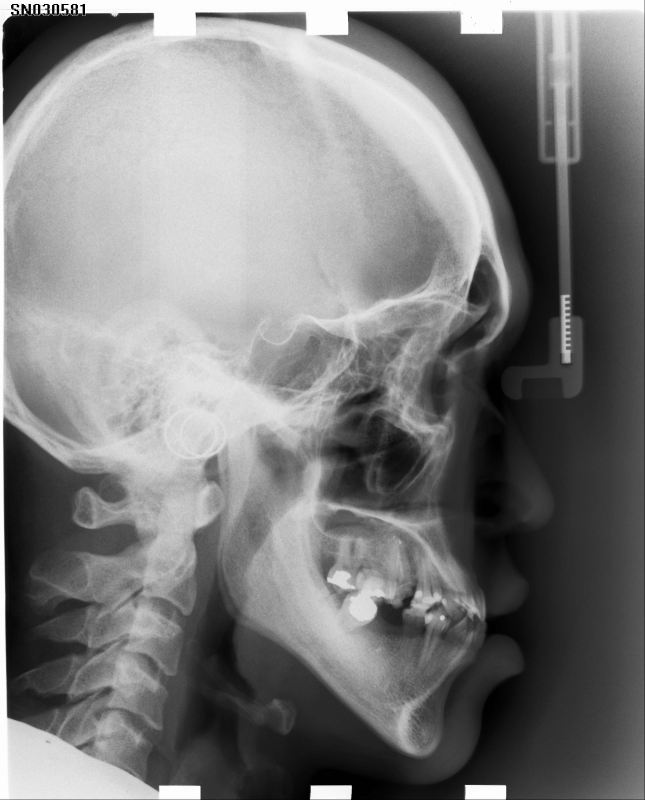
#> input picture AI/img/cepha_sample.jpg, 1935 x 2400 px (shown at 1/3 size)
$ jupyter execute histogram_normalize_equalization.ipynb
#> lines starting #> are read from the running program, lines starting #| are printed output that depends on the picture
# Study about Histogram, Normalize and Equalization

참고: https://bkshin.tistory.com/entry/OpenCV-10-%ED%9E%88%EC%8A%A4%ED%86%A0%EA%B7%B8%EB%9E%A8

[cell 1]
import cv2
import matplotlib.pyplot as plt

[cell 2]
# Reference: https://www.kaggle.com/jiahongqian/cephalometric-landmarks?select=test1_senior.csv
sample_image = 'img/cepha_sample.jpg'

[cell 3]
img = cv2.imread(sample_image, 0)
#> img is the input picture: shape (2400, 1935); min 0, max 255, mean 124.1
print(img.shape)
#| (2400, 1935)

plt.figure(figsize=(10, 10))

plt.subplot(121)
plt.imshow(img)

plt.subplot(122)
plt.imshow(img, cmap='gray')
plt.show()
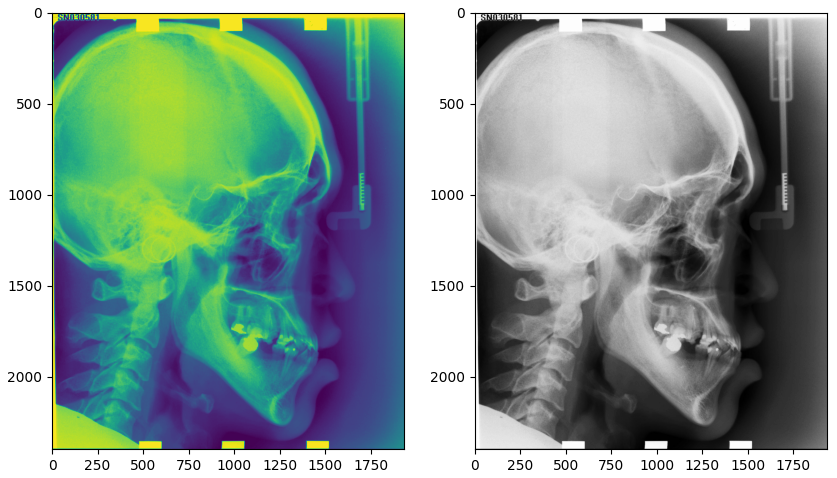
#> figure drawn by matplotlib, 2 panels

## Histogram

[cell 4]
channel = [0]
mask = None
histSize = [256]
ranges = [0, 256]

hist = cv2.calcHist([img], channel, mask, histSize, ranges)
#> hist = 256 values, max 96766 at index 253, min 601 at index 241, mean 18140.6
plt.plot(hist)
plt.show()
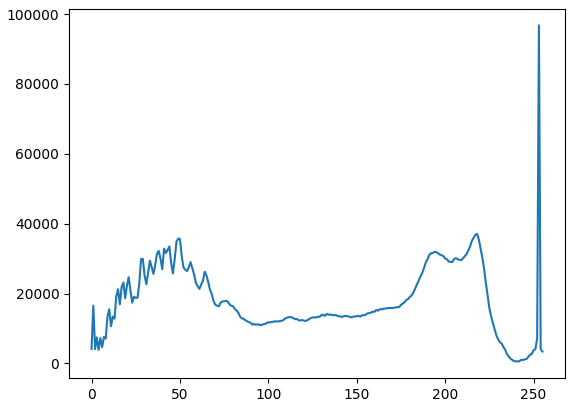
#> figure drawn by matplotlib, 1 panel; curve peaks at x = 253, y = 96766

## Normalize

[cell 5]
channel = [0]
mask = None
histSize = [256]
ranges = [0, 256]

img_norm = cv2.normalize(img, None, 0, 255, cv2.NORM_MINMAX)

hist_norm = cv2.calcHist([img_norm], channel, mask, histSize, ranges)
#> hist_norm has the same summary as hist

plt.figure(figsize=(15, 15))
# image
plt.subplot(221)
plt.imshow(img, cmap='gray')

plt.subplot(222)
plt.imshow(img_norm, cmap='gray')
plt.show()
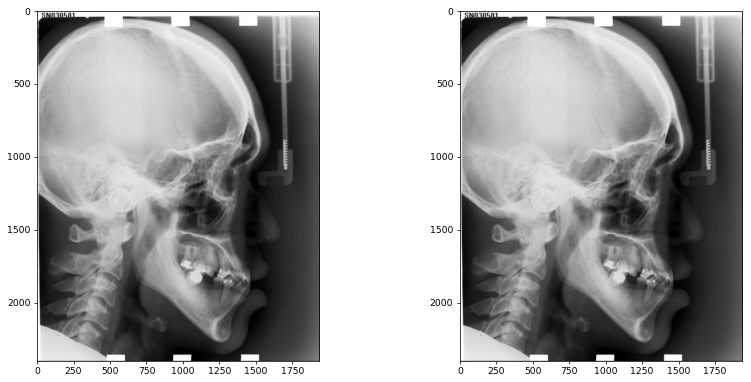
#> figure drawn by matplotlib, 2 panels

plt.figure(figsize=(13, 13))
# histogram
plt.subplot(223)
plt.plot(hist)

plt.subplot(224)
plt.plot(hist_norm)
plt.show()
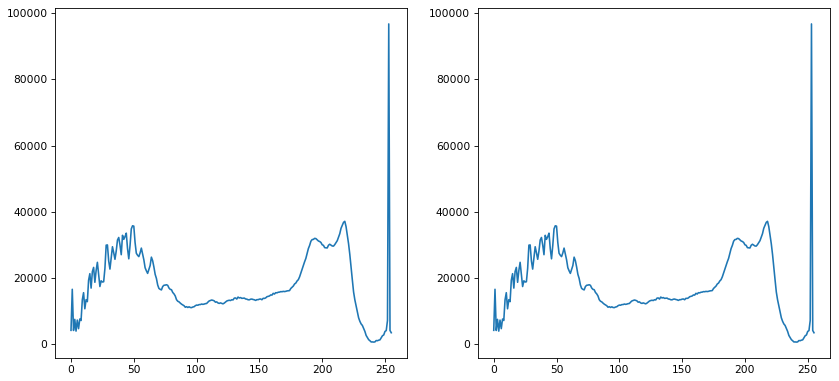
#> figure drawn by matplotlib, 2 panels; panel 1: curve peaks at x = 253, y = 96766; panel 2: curve peaks at x = 253, y = 96766

## Equalization

- 정규화는 분포가 한곳에 집중되어 있는 경우에는 효과적이지만 그 집중된 영역에서 멀리 떨어진 값이 있을 경우에는 효과가 없다.

- 평탄화는 각각의 값이 전체 분포에 차지하는 비중에 따라 분포를 재분배하므로 명암 대비를 개선하는 데 효과적이다.

[cell 6]
img_equa = cv2.equalizeHist(img)

hist_equa = cv2.calcHist([img_equa], channel, mask, histSize, ranges)
#> hist_equa = 256 values, max 104307 at index 255, min 0 at index 13, mean 18140.6

plt.figure(figsize=(15, 15))
# image
plt.subplot(221)
plt.imshow(img, cmap='gray')

plt.subplot(222)
plt.imshow(img_equa, cmap='gray')
plt.show()

plt.figure(figsize=(13, 13))
# histogram
plt.subplot(223)
plt.plot(hist)

plt.subplot(224)
plt.plot(hist_equa)
plt.show()
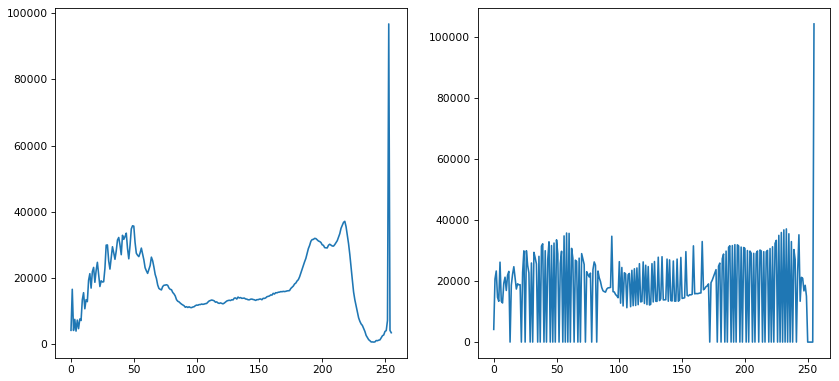
#> figure drawn by matplotlib, 2 panels; panel 1: curve peaks at x = 253, y = 96766; panel 2: curve peaks at x = 255, y = 104307

## CLAHE(Contrast Limited Adaptive Histogram Equalization)

[cell 7]
clahe = cv2.createCLAHE(clipLimit=3.0, tileGridSize=(8, 8))
img_clahe = clahe.apply(img)
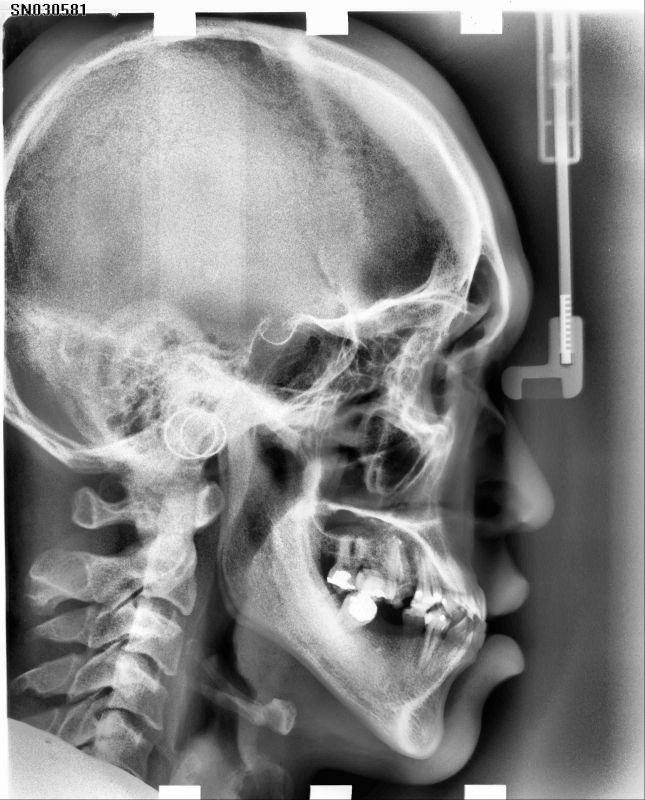
#> img_clahe: shape (2400, 1935) (shown at 1/3 size); min 0, max 255, mean 132.4

hist_clahe = cv2.calcHist([img_clahe], channel, mask, histSize, ranges)
#> hist_clahe = 256 values, max 38105 at index 79, min 229 at index 0, mean 18140.6

plt.figure(figsize=(15, 15))
# image
plt.subplot(221)
plt.imshow(img, cmap='gray')

plt.subplot(222)
plt.imshow(img_clahe, cmap='gray')
plt.show()

plt.figure(figsize=(13, 13))
# histogram
plt.subplot(223)
plt.plot(hist)

plt.subplot(224)
plt.plot(hist_clahe)
plt.show()
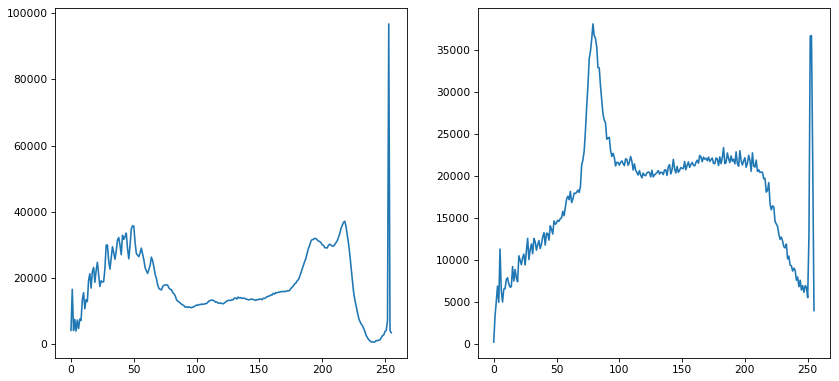
#> figure drawn by matplotlib, 2 panels; panel 1: curve peaks at x = 253, y = 96766; panel 2: curve peaks at x = 79, y = 38105

$ run again, with AI/img/eval_vs_nograd.PNG saved as AI/img/cepha_sample.jpg
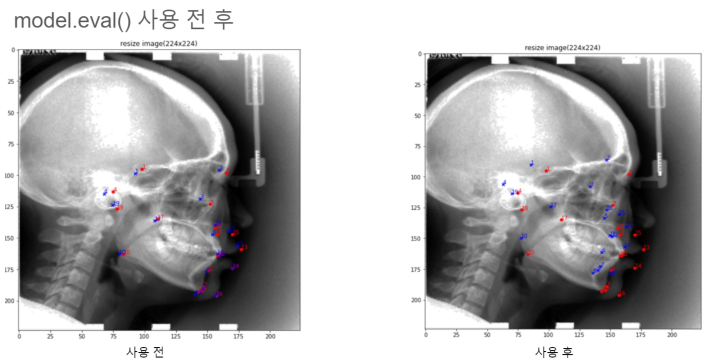
#> input picture AI/img/eval_vs_nograd.PNG, 1420 x 727 px (shown at 1/2 size)
#| (727, 1420)
#> hist = 256 values, max 405832 at index 255, min 340 at index 0, mean 4032.6
#> hist_norm has the same summary as hist
#> `img_equa = cv2.equalizeHist(img)`:
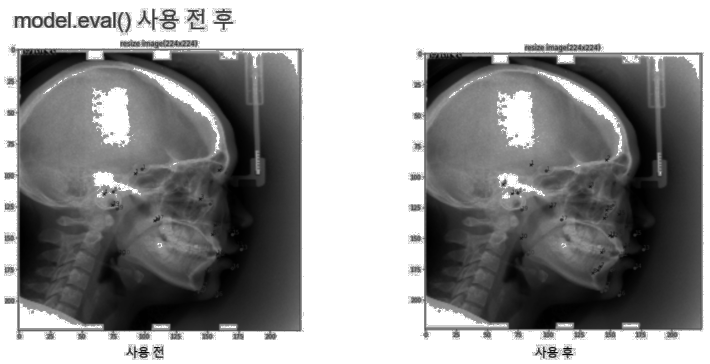
#> img_equa: shape (727, 1420) (shown at 1/2 size); min 0, max 255, mean 147.4
#> hist_equa = 256 values, max 405832 at index 255, min 0 at index 153, mean 4032.6
#> `img_clahe = clahe.apply(img)`:
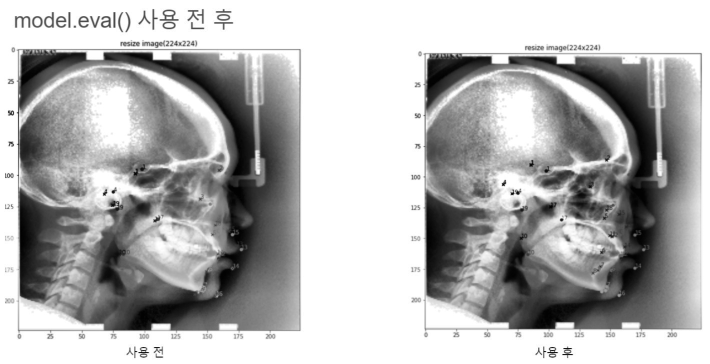
#> img_clahe: shape (727, 1420) (shown at 1/2 size); min 0, max 255, mean 178.9
#> hist_clahe = 256 values, max 405832 at index 255, min 112 at index 253, mean 4032.6
